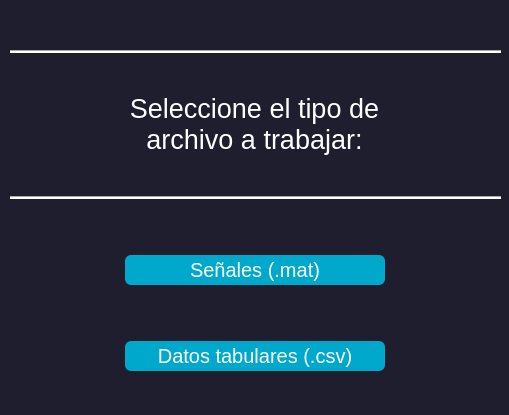
<?xml version="1.0" encoding="UTF-8"?>
<ui version="4.0">
 <class>MainWindow</class>
 <widget class="QMainWindow" name="MainWindow">
  <property name="geometry">
   <rect>
    <x>0</x>
    <y>0</y>
    <width>509</width>
    <height>415</height>
   </rect>
  </property>
  <property name="windowTitle">
   <string>MainWindow</string>
  </property>
  <property name="styleSheet">
   <string notr="true">background-color: rgb(30, 30, 47);</string>
  </property>
  <widget class="QWidget" name="centralwidget">
   <widget class="QWidget" name="verticalLayoutWidget">
    <property name="geometry">
     <rect>
      <x>10</x>
      <y>0</y>
      <width>491</width>
      <height>371</height>
     </rect>
    </property>
    <layout class="QVBoxLayout" name="verticalLayout_2">
     <property name="sizeConstraint">
      <enum>QLayout::SetMaximumSize</enum>
     </property>
     <property name="bottomMargin">
      <number>0</number>
     </property>
     <item>
      <spacer name="horizontalSpacer">
       <property name="orientation">
        <enum>Qt::Vertical</enum>
       </property>
       <property name="sizeType">
        <enum>QSizePolicy::Fixed</enum>
       </property>
       <property name="sizeHint" stdset="0">
        <size>
         <width>10</width>
         <height>50</height>
        </size>
       </property>
      </spacer>
     </item>
     <item>
      <widget class="Line" name="line">
       <property name="styleSheet">
        <string notr="true">background-color: rgb(255, 255, 255);</string>
       </property>
       <property name="orientation">
        <enum>Qt::Horizontal</enum>
       </property>
      </widget>
     </item>
     <item alignment="Qt::AlignVCenter">
      <widget class="QLabel" name="label">
       <property name="maximumSize">
        <size>
         <width>489</width>
         <height>100</height>
        </size>
       </property>
       <property name="toolTip">
        <string>&lt;html&gt;&lt;head/&gt;&lt;body&gt;&lt;p align=&quot;center&quot;&gt;&lt;span style=&quot; font-size:12pt; color:#ffffff;&quot;&gt;Seleccione el tipo de archivo a trabaja:&lt;/span&gt;&lt;/p&gt;&lt;/body&gt;&lt;/html&gt;</string>
       </property>
       <property name="styleSheet">
        <string notr="true">color: rgb(255, 255, 255);
font-size:20pt;
</string>
       </property>
       <property name="text">
        <string>Seleccione el tipo de 
archivo a trabajar:</string>
       </property>
       <property name="alignment">
        <set>Qt::AlignHCenter|Qt::AlignTop</set>
       </property>
       <property name="margin">
        <number>0</number>
       </property>
      </widget>
     </item>
     <item>
      <widget class="Line" name="line_2">
       <property name="styleSheet">
        <string notr="true">background-color: rgb(255, 255, 255);</string>
       </property>
       <property name="orientation">
        <enum>Qt::Horizontal</enum>
       </property>
      </widget>
     </item>
     <item>
      <spacer name="horizontalSpacer_2">
       <property name="orientation">
        <enum>Qt::Vertical</enum>
       </property>
       <property name="sizeType">
        <enum>QSizePolicy::Fixed</enum>
       </property>
       <property name="sizeHint" stdset="0">
        <size>
         <width>10</width>
         <height>50</height>
        </size>
       </property>
      </spacer>
     </item>
     <item alignment="Qt::AlignHCenter">
      <widget class="QPushButton" name="senalesBoton">
       <property name="minimumSize">
        <size>
         <width>260</width>
         <height>30</height>
        </size>
       </property>
       <property name="maximumSize">
        <size>
         <width>360</width>
         <height>16777215</height>
        </size>
       </property>
       <property name="styleSheet">
        <string notr="true">QPushButton {
   
	background-color: rgb(0, 168, 204);
    font-size: 15pt;
    color: white; /* Opcional */
	border: none;
    border-radius: 6px;
}

QPushButton:hover {
    
	background-color: rgb(0, 142, 170);
}

QPushButton:pressed {
     
	background-color: rgb(0, 113, 136);
}
</string>
       </property>
       <property name="text">
        <string>Señales (.mat)</string>
       </property>
      </widget>
     </item>
     <item>
      <spacer name="horizontalSpacer_3">
       <property name="orientation">
        <enum>Qt::Vertical</enum>
       </property>
       <property name="sizeType">
        <enum>QSizePolicy::Fixed</enum>
       </property>
       <property name="sizeHint" stdset="0">
        <size>
         <width>10</width>
         <height>50</height>
        </size>
       </property>
      </spacer>
     </item>
     <item alignment="Qt::AlignHCenter">
      <widget class="QPushButton" name="tabularesBoton">
       <property name="minimumSize">
        <size>
         <width>260</width>
         <height>30</height>
        </size>
       </property>
       <property name="styleSheet">
        <string notr="true">QPushButton {
   
	background-color: rgb(0, 168, 204);
    font-size: 15pt;
    color: white; /* Opcional */
	border: none;
    border-radius: 6px;
}

QPushButton:hover {
    
	background-color: rgb(0, 142, 170);
}


QPushButton:pressed {
     
	background-color: rgb(0, 113, 136);
}
</string>
       </property>
       <property name="text">
        <string>Datos tabulares (.csv)</string>
       </property>
      </widget>
     </item>
    </layout>
   </widget>
  </widget>
  <widget class="QMenuBar" name="menubar">
   <property name="geometry">
    <rect>
     <x>0</x>
     <y>0</y>
     <width>509</width>
     <height>21</height>
    </rect>
   </property>
  </widget>
  <widget class="QStatusBar" name="statusbar"/>
 </widget>
 <resources/>
 <connections/>
</ui>
